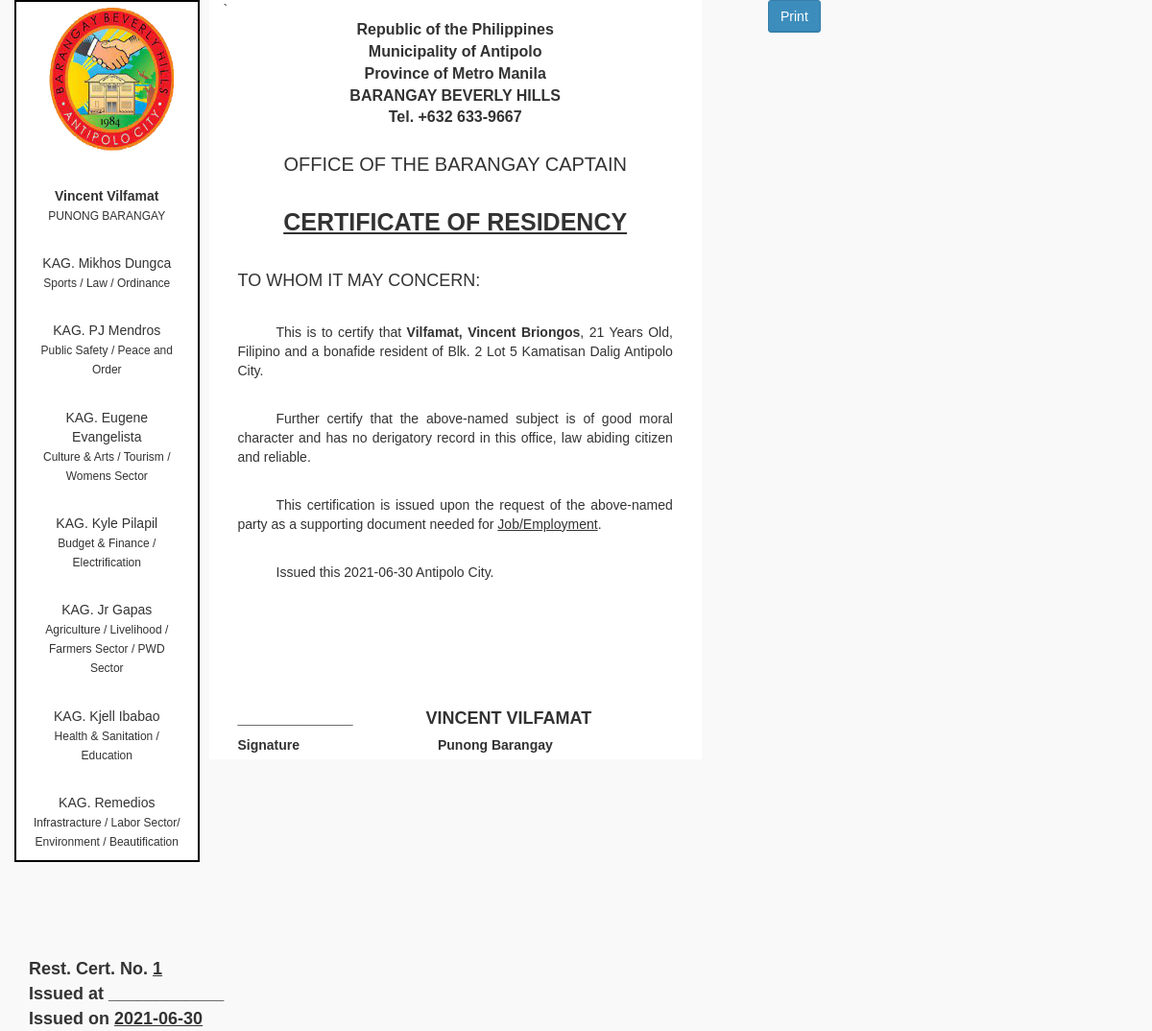
/rescert_form.php?id_resident=23, run on the app's committed database.
### tables this page shows
CREATE TABLE `tbl_rescert` (
  `id_rescert` int(11) NOT NULL,
  `id_resident` int(11) NOT NULL,
  `lname` varchar(255) NOT NULL,
  `fname` varchar(255) NOT NULL,
  `mi` varchar(255) NOT NULL,
  `age` varchar(255) NOT NULL,
  `nationality` varchar(255) DEFAULT NULL,
  `houseno` varchar(255) NOT NULL,
  `street` varchar(255) NOT NULL,
  `brgy` varchar(255) NOT NULL,
  `municipal` varchar(255) NOT NULL,
  `date` date NOT NULL,
  `purpose` varchar(255) NOT NULL
);

### classes/main.class.php (called while the page is built, shortened)
<?php
class BMISClass {
    protected $server = "mysql:host=localhost;dbname=bmis";
    protected $user = "root";
    protected $pass = "";
    protected $options = array(PDO::ATTR_ERRMODE => PDO::ERRMODE_EXCEPTION, PDO::ATTR_DEFAULT_FETCH_MODE => PDO::FETCH_ASSOC);
    public function openConn() {
        try {
            $this->con = new PDO($this->server, $this->user, $this->pass, $this->options);
            return $this->con;
        }
        catch(PDOException $e) {
            echo "Datbase Connection Error! ", $e->getMessage();
        }
    }
    public function get_single_certofres($id_resident){
        $id_resident = $_GET['id_resident'];
        $connection = $this->openConn();
        $stmt = $connection->prepare("SELECT * FROM tbl_rescert where id_resident = ?");
        $stmt->execute([$id_resident]);
        $resident = $stmt->fetch();
        $total = $stmt->rowCount();
        if($total > 0 )  {
            return $resident;
        }
        else{
            return false;
        }
    }
}
?>

### rescert_form.php (the view, shortened to what this page needs)
<?php
require('classes/resident.class.php');
$id_resident = $_GET['id_resident'];
$resident = $residentbmis->get_single_certofres($id_resident);
  ?>
<!DOCTYPE html>
<html id="clearance">
 <head>
    <link href="../BarangaySystem/bootstrap/css/bootstrap.min.css" rel="stylesheet" type="text/css" />
    <link href="../BarangaySystem/bootstrap/css/font-awesome.min.css" rel="stylesheet" type="text/css" />
    <link href="../BarangaySystem/bootstrap/css/ionicons.min.css" rel="stylesheet" type="text/css" />
    <link href="../BarangaySystem/bootstrap/css/morris-0.4.3.min.css" rel="stylesheet" type="text/css" />
    <link href="../BarangaySystem/bootstrap/css/AdminLTE.css" rel="stylesheet" type="text/css" />
    <link href="./BarangaySystem/bootstrap/css/dataTables.bootstrap.css" rel="stylesheet" type="text/css" />
    <link href="../BarangaySystem/bootstrap/css/select2.css" rel="stylesheet" type="text/css" />
</head>
 <body class="skin-black" >
       <div class="col-xs-12 col-sm-6 col-md-8"  >
            <div style=" background: black;" >
                <div class="col-xs-4 col-sm-6 col-md-3" style="background: white; margin-right:10px; border: 2px solid black;">
                    <center><image src="../BarangaySystem/icons/beverlylogo.png" style="width:90%;height:164px;"/></center>
                    <div style="margin-top:20px; text-align: center; word-wrap: break-word;">
                                    <p style="margin-top: 2em;">
                                    <b>Vincent Vilfamat</b><br>
                                    <span style="font-size:12px;">PUNONG BARANGAY</span>
                                    </p><br>
                                    <p>
                                    KAG. Mikhos Dungca<br>
                                    <span style="font-size:12px;">Sports / Law / Ordinance</span>
                                    </p><br>
                                    <p>
                                    KAG. PJ Mendros<br>
                                    <span style="font-size:12px;">Public Safety / Peace and Order</span>
                                    </p><br>
                                    <p>
                                    KAG. Eugene Evangelista<br>
                                    <span style="font-size:12px;">Culture & Arts / Tourism / Womens Sector</span>
                                    </p><br>
                                    <p>
                                    KAG. Kyle Pilapil<br>
                                    <span style="font-size:12px;">Budget & Finance / Electrification</span>
                                    </p><br>
                                    <p>
                                    KAG. Jr Gapas<br>
                                    <span style="font-size:12px;">Agriculture / Livelihood / Farmers Sector / PWD Sector</span>
                                    </p><br>
                                    <p>
                                    KAG. Kjell Ibabao<br>
                                    <span style="font-size:12px;">Health & Sanitation / Education</span>
                                    </p><br>
                                    <p>
                                    KAG. Remedios<br>
                                    <span style="font-size:12px;">Infrastracture / Labor Sector/ Environment / Beautification</span>
                                    </p>
                    </div>
                </div>
                <div class="col-xs-7 col-sm-5 col-md-8" style="background: white;  ">`
                    <div class="pull-center" style="font-size: 16px; text-align:center;"><b>
                        Republic of the Philippines<br>
                        Municipality of Antipolo<br>
                        Province of Metro Manila<br>
                        BARANGAY BEVERLY HILLS<br>
                        Tel. +632 633-9667<br><br></b>
                    </div>
                    <div class="col-xs-12 col-md-12">
                        <p class="text-center" style="font-size: 20px; font-size:bold;">OFFICE OF THE BARANGAY CAPTAIN<br><br><b style="font-size: 25px;"><ins>CERTIFICATE OF RESIDENCY</ins></b></p> <br>
                        <p style="font-size: 18px;">TO WHOM IT MAY CONCERN:</p> <br>
                        <p style="text-indent:40px;text-align: justify;">This is to certify that <b><?= $resident['lname'];?>, <?= $resident['fname'];?> <?= $resident['mi'];?></b>,
                        <?= $resident['age'];?> Years Old, <?= $resident['nationality'];?> and a bonafide resident of <?= $resident['houseno'];?> <?= $resident['street'];?> <?= $resident['brgy'];?> <?= $resident['municipal'];?>.</p> <br>
                        <p style="text-indent:40px;text-align: justify;">Further certify that the above-named subject is of good moral character and has
                        no derigatory record in this office, law abiding citizen and reliable.</p> <br>
                        <p style="text-indent:40px;text-align: justify;">This certification is issued upon the request of the above-named party
                        as a supporting document needed for <ins><?= $resident['purpose'];?></ins>.</p> <br>
                        <p style="text-indent:40px;text-align: justify;">Issued this <?= $resident['date'];?> Antipolo City. </p>
                        <br><br><br><br><br><br>
                        <label style="font-size:18px;">____________</label>    <label style="font-size:18px;margin-left:4em;">VINCENT VILFAMAT</label><br>
                        <label style=" text-align: center;">Signature </label>     <label style=" text-align: center;margin-left:10em;">Punong Barangay</label>
                    </div>
                </div>
                <div class="col-xs-offset-8 col-xs-5 col-md-offset-8 col-md-4 "  >
                </div>
                <div class="col-xs-8 col-md-4" style="margin-top: 7em;">
                <b style="font-size:18px;">Rest. Cert. No. <u> <?= $resident['id_rescert']?> </u><br>
                <span style=" text-align: center;">Issued at ____________</span><br>
                <span style=" text-align: center;">Issued on <u><?= $resident['date']?></span></u></b>
                </div>
            </div>
        </div>
    <button class="btn btn-primary noprint" id="printpagebutton" onclick="PrintElem('#clearance')">Print</button>
    </body>
</html>

### data on the page
tbl_rescert: lname "Vilfamat", fname "Vincent", mi "Briongos", age "21", nationality "Filipino", houseno "Blk. 2 Lot 5", street "Kamatisan", brgy "Dalig", municipal "Antipolo City", purpose "Job/Employment", date "2021-06-30", id_rescert "1"
